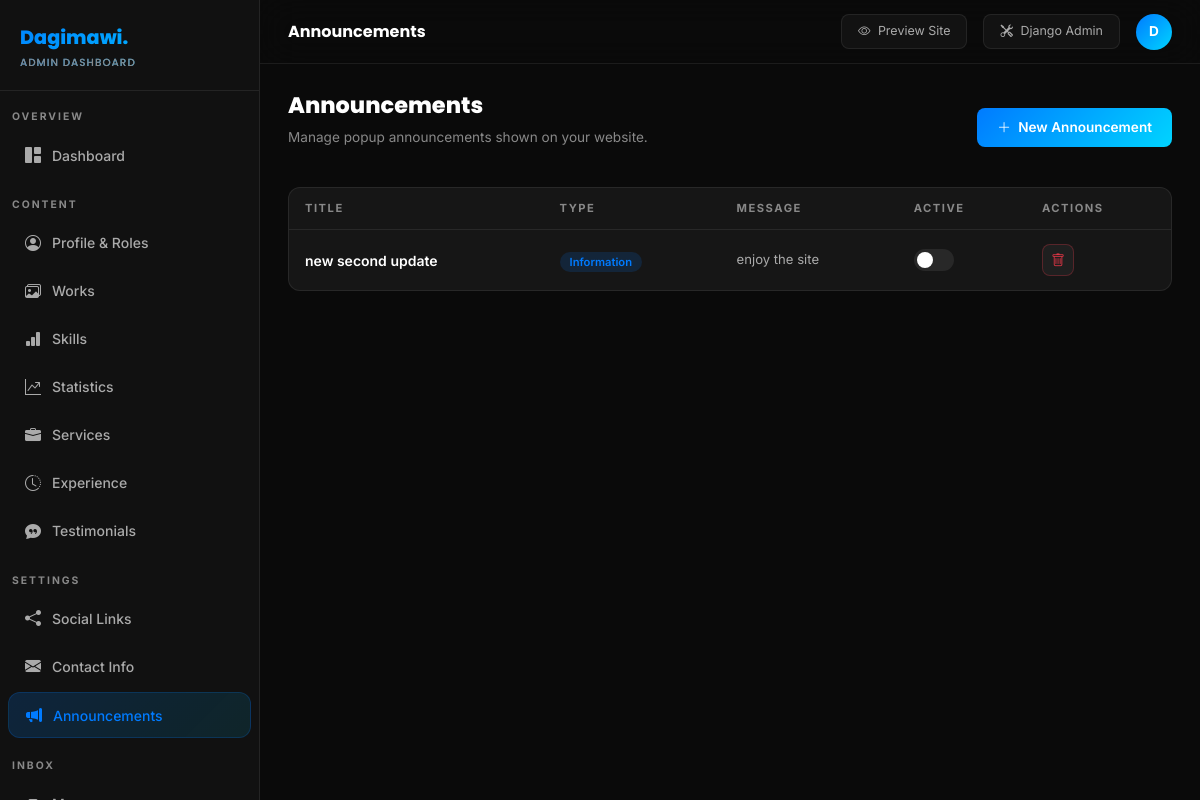
Screenshot of /dashboard/announcements/ (signed in) with the database file from the repository.
### portfolio/models.py (models this page shows, shortened)
class Announcement(models.Model):
    TYPE_CHOICES = [
        ('info', 'Information'),
        ('success', 'Success'),
        ('warning', 'Warning'),
        ('promo', 'Promotion'),
    ]
    title = models.CharField(max_length=200)
    message = models.TextField()
    type = models.CharField(max_length=20, choices=TYPE_CHOICES, default='info')
    button_text = models.CharField(max_length=100, blank=True)
    button_link = models.URLField(blank=True)
    start_date = models.DateTimeField(default=timezone.now)
    end_date = models.DateTimeField(blank=True, null=True)
    is_active = models.BooleanField(default=True)

### portfolio/views.py (the view, shortened to what this page needs)
# urls.py: path('dashboard/announcements/', views.dashboard_announcements, name='dashboard_announcements'),
@login_required(login_url='/dashboard/login/')
def dashboard_announcements(request):
    if not request.user.is_staff: return redirect('portfolio:home')
    return render(request, 'dashboard/announcements.html', {'announcements': Announcement.objects.all()})

### portfolio/context_processors.py (called while the page is built)
def global_context(request):
    social_links = SocialLink.objects.all()
    contact_info = ContactInfo.objects.first()
    unread_messages = ContactMessage.objects.filter(is_read=False).count()
    now = timezone.now()
    announcement = Announcement.objects.filter(
        is_active=True,
        start_date__lte=now
    ).filter(
        end_date__isnull=True
    ).first() or Announcement.objects.filter(
        is_active=True,
        start_date__lte=now,
        end_date__gte=now
    ).first()
    return {
        'social_links': social_links,
        'contact_info': contact_info,
        'active_announcement': announcement,
        'unread_messages_count': unread_messages,
    }

### portfolio/templates/dashboard/announcements.html (shortened to what this page needs)
{% extends 'dashboard/base.html' %}
{% block topbar_title %}Announcements{% endblock %}
{% block content %}
<div class="page-header">
  <div><h1>Announcements</h1><p>Manage popup announcements shown on your website.</p></div>
  <button class="btn-grad" onclick="openModal('addAnnouncementModal')"><i class="bi bi-plus-lg me-1"></i> New Announcement</button>
</div>
<div class="panel">
  <table class="dash-table">
    <thead><tr><th>Title</th><th>Type</th><th>Message</th><th>Active</th><th>Actions</th></tr></thead>
    <tbody>
      {% for a in announcements %}
      <tr>
        <td style="font-weight:600;font-size:0.875rem;">{{ a.title }}</td>
        <td><span class="badge-status {% if a.type == 'info' %}badge-featured{% elif a.type == 'success' %}badge-active{% elif a.type == 'promo' %}badge-unread-msg{% else %}badge-inactive{% endif %}">{{ a.get_type_display }}</span></td>
        <td style="color:var(--sub);font-size:0.82rem;">{{ a.message|truncatechars:50 }}</td>
        <td>
          <form method="post" style="display:inline">{% csrf_token %}<input type="hidden" name="action" value="toggle"><input type="hidden" name="id" value="{{ a.id }}">
            <label class="toggle-switch"><input type="checkbox" {% if a.is_active %}checked{% endif %} onchange="this.form.submit()"><span class="toggle-slider"></span></label>
          </form>
        </td>
        <td>
          <form method="post" style="display:inline"><button type="submit" class="btn-sm-icon" style="border-color:rgba(220,53,69,0.3);color:#dc3545;" onclick="return confirm('Delete?')"><i class="bi bi-trash"></i></button></form>
        </td>
      </tr>
      {% empty %}
      <tr><td colspan="5" style="text-align:center;color:var(--muted);padding:40px;">No announcements yet.</td></tr>
      {% endfor %}
    </tbody>
  </table>
</div>
{% endblock %}

### portfolio/templates/dashboard/base.html (shortened to what this page needs)
{% load static %}
<!DOCTYPE html>
<html lang="en">
<head>
  <link href="https://cdn.jsdelivr.net/npm/bootstrap@5.3.2/dist/css/bootstrap.min.css" rel="stylesheet">
  <link rel="stylesheet" href="https://cdn.jsdelivr.net/npm/bootstrap-icons@1.11.3/font/bootstrap-icons.min.css">
</head>
<body>
<aside class="sidebar" id="sidebar">
  <div class="sidebar-brand">
    Dagimawi.
    <small>Admin Dashboard</small>
  </div>
  <div class="sidebar-section">Overview</div>
  <a href="{% url 'portfolio:dashboard_home' %}" class="nav-link {% if request.resolver_match.url_name == 'dashboard_home' %}active{% endif %}">
    <i class="bi bi-grid-1x2-fill"></i> Dashboard
  </a>
  <div class="sidebar-section">Content</div>
  <a href="{% url 'portfolio:dashboard_profile' %}" class="nav-link {% if request.resolver_match.url_name == 'dashboard_profile' %}active{% endif %}">
    <i class="bi bi-person-circle"></i> Profile & Roles
  </a>
  <a href="{% url 'portfolio:dashboard_works' %}" class="nav-link {% if 'dashboard_work' in request.resolver_match.url_name %}active{% endif %}">
    <i class="bi bi-images"></i> Works
  </a>
  <a href="{% url 'portfolio:dashboard_skills' %}" class="nav-link {% if request.resolver_match.url_name == 'dashboard_skills' %}active{% endif %}">
    <i class="bi bi-bar-chart-fill"></i> Skills
  </a>
  <a href="{% url 'portfolio:dashboard_stats' %}" class="nav-link {% if request.resolver_match.url_name == 'dashboard_stats' %}active{% endif %}">
    <i class="bi bi-graph-up-arrow"></i> Statistics
  </a>
  <a href="{% url 'portfolio:dashboard_services' %}" class="nav-link {% if request.resolver_match.url_name == 'dashboard_services' %}active{% endif %}">
    <i class="bi bi-briefcase-fill"></i> Services
  </a>
  <a href="{% url 'portfolio:dashboard_experience' %}" class="nav-link {% if request.resolver_match.url_name == 'dashboard_experience' %}active{% endif %}">
    <i class="bi bi-clock-history"></i> Experience
  </a>
  <a href="{% url 'portfolio:dashboard_testimonials' %}" class="nav-link {% if request.resolver_match.url_name == 'dashboard_testimonials' %}active{% endif %}">
    <i class="bi bi-chat-quote-fill"></i> Testimonials
  </a>
  <div class="sidebar-section">Settings</div>
  <a href="{% url 'portfolio:dashboard_social' %}" class="nav-link {% if request.resolver_match.url_name == 'dashboard_social' %}active{% endif %}">
    <i class="bi bi-share-fill"></i> Social Links
  </a>
  <a href="{% url 'portfolio:dashboard_contact_info' %}" class="nav-link {% if request.resolver_match.url_name == 'dashboard_contact_info' %}active{% endif %}">
    <i class="bi bi-envelope-fill"></i> Contact Info
  </a>
  <a href="{% url 'portfolio:dashboard_announcements' %}" class="nav-link {% if request.resolver_match.url_name == 'dashboard_announcements' %}active{% endif %}">
    <i class="bi bi-megaphone-fill"></i> Announcements
  </a>
  <div class="sidebar-section">Inbox</div>
  <a href="{% url 'portfolio:dashboard_messages' %}" class="nav-link {% if 'dashboard_message' in request.resolver_match.url_name %}active{% endif %}">
    <i class="bi bi-inbox-fill"></i> Messages
  </a>
</aside>
<div class="main-wrap">
  <div class="topbar">
    <div class="topbar-title">{% block topbar_title %}Dashboard{% endblock %}</div>
    <a href="{% url 'portfolio:home' %}" class="btn-ghost" target="_blank" style="font-size:0.78rem;text-decoration:none;"><i class="bi bi-eye me-1"></i> Preview Site</a>
    <a href="/admin/" class="btn-ghost" target="_blank" style="font-size:0.78rem;text-decoration:none;"><i class="bi bi-tools me-1"></i> Django Admin</a>
    <div class="topbar-avatar">{{ request.user.username|first|upper }}</div>
  </div>
  <div class="page-body">
    {% block content %}{% endblock %}
  </div>
</div>
</body>
</html>

### rows the page displays
Announcement: title "new second update", type "Information", message "enjoy the site"

### other values shown
{{ request.user.username|first|upper }} "D"
